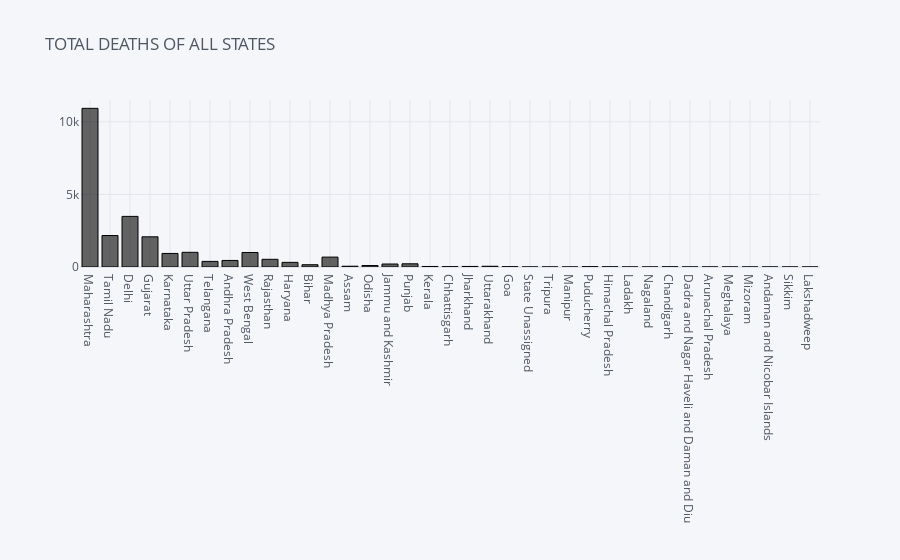

Notebook cell for this chart:
### Code cell
#Total_death.plot.bar(figsize=(18,4))
#plt.title("TOTAL DEATHS CASES OF STATES")
# range km kr skte h kya:D

#PLOTLY
df.iplot(kind='bar',x='State',y='Deaths',color='black',title='TOTAL DEATHS OF ALL STATES')

### Figure 1 — Plotly figure (JSON) as saved in the notebook; plotly's stock layout.template omitted (floating-point values rounded to 4 significant figures)
{"data": [{"marker": {"color": "rgba(0, 0, 0, 0.6)", "line": {"color": "rgba(0, 0, 0, 1.0)", "width": 1}}, "name": "Deaths", "orientation": "v", "text": "", "type": "bar", "x": ["Maharashtra", "Tamil Nadu", "Delhi", "Gujarat", "Karnataka", "Uttar Pradesh", "Telangana", "Andhra Pradesh", "West Bengal", "Rajasthan", "Haryana", "Bihar", "Madhya Pradesh", "Assam", "Odisha", "Jammu and Kashmir", "Punjab", "Kerala", "Chhattisgarh", "Jharkhand", "Uttarakhand", "Goa", "State Unassigned", "Tripura", "Manipur", "Puducherry", "Himachal Pradesh", "Ladakh", "Nagaland", "Chandigarh", "Dadra and Nagar Haveli and Daman and Diu", "Arunachal Pradesh", "Meghalaya", "Mizoram", "Andaman and Nicobar Islands", "Sikkim", "Lakshadweep"], "y": [10928, 2167, 3487, 2080, 933, 1012, 386, 452, 1000, 530, 319, 157, 682, 53, 101, 206, 221, 36, 20, 38, 50, 18, 0, 3, 0, 21, 10, 1, 0, 11, 2, 3, 2, 0, 0, 0, 0]}], "layout": {"legend": {"bgcolor": "#F5F6F9", "font": {"color": "#4D5663"}}, "paper_bgcolor": "#F5F6F9", "plot_bgcolor": "#F5F6F9", "title": {"font": {"color": "#4D5663"}, "text": "TOTAL DEATHS OF ALL STATES"}, "xaxis": {"gridcolor": "#E1E5ED", "showgrid": true, "tickfont": {"color": "#4D5663"}, "title": {"font": {"color": "#4D5663"}, "text": ""}, "zerolinecolor": "#E1E5ED"}, "yaxis": {"gridcolor": "#E1E5ED", "showgrid": true, "tickfont": {"color": "#4D5663"}, "title": {"font": {"color": "#4D5663"}, "text": ""}, "zerolinecolor": "#E1E5ED"}}}
